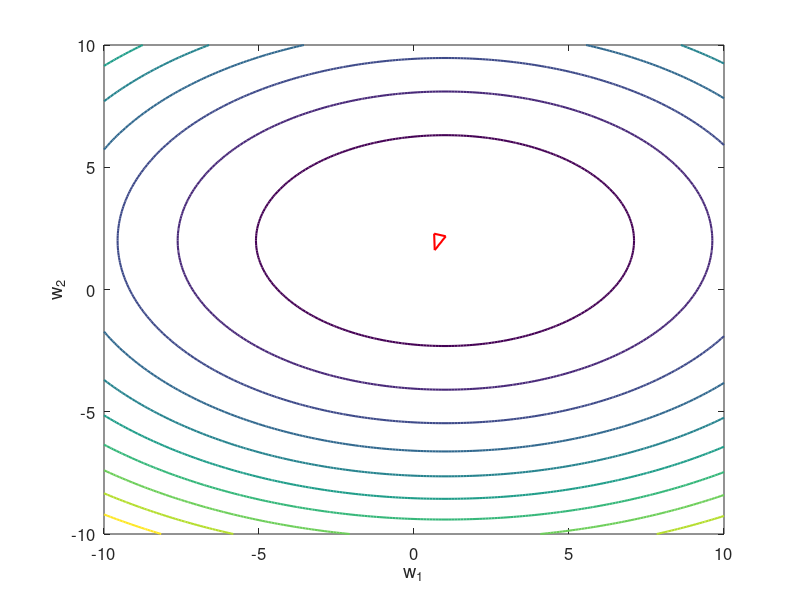

Reproduce this figure in MATLAB.
# Create a gif of the optimization process
# See https://www.mathworks.com/help/matlab/ref/imwrite.html

filename = 'algo_demo.gif';
DelayTime = 1; # Time in seconds for each plot in the GIF
f = figure;

minW = -10;
maxW = 10;
step_size=0.1;
[W1,W2] = meshgrid(minW:step_size:maxW, minW:step_size:maxW);
E = W1.^2-2.*W1+1+2*(W2.^2-4.*W2+4);

num_simplexes = 13; # The number of iterations +1 for the initial simplex
size = 2; # The size of each vertex i.e. tje number of variables

X = zeros(num_simplexes,size+1+1); # +1 for size+1 vertices and +1 to replot the first  
Y = zeros(num_simplexes,size+1+1); # +1 for size+1 vertices and +1 to replot the first  

# Pasted output from algo_demo.out
X(1,:)=[ -0.871277 -3.022596 -6.002734 -0.871277 ];
Y(1,:)=[ 7.176748 -4.819242 8.198514 7.176748 ];
X(2,:)=[ 0.080962 -0.871277 -3.022596 0.080962 ];
Y(2,:)=[ -2.331127 7.176748 -4.819242 -2.331127 ];
X(3,:)=[ -1.708877 0.080962 -0.871277 -1.708877 ];
Y(3,:)=[ -1.198216 -2.331127 7.176748 -1.198216 ];
X(4,:)=[ -0.842618 -1.708877 0.080962 -0.842618 ];
Y(4,:)=[ 2.706038 -1.198216 -2.331127 2.706038 ];
X(5,:)=[ -0.842618 -2.632456 -1.708877 -0.842618 ];
Y(5,:)=[ 2.706038 3.838950 -1.198216 2.706038 ];
X(6,:)=[ -0.842618 -1.723207 -2.632456 -0.842618 ];
Y(6,:)=[ 2.706038 1.037139 3.838950 2.706038 ];
X(7,:)=[ -0.842618 -0.608140 -1.723207 -0.842618 ];
Y(7,:)=[ 2.706038 0.887908 1.037139 2.706038 ];
X(8,:)=[ 0.272449 -0.842618 -0.608140 0.272449 ];
Y(8,:)=[ 2.556807 2.706038 0.887908 2.556807 ];
X(9,:)=[ 0.272449 -0.446612 -0.842618 0.272449 ];
Y(9,:)=[ 2.556807 1.759666 2.706038 2.556807 ];
X(10,:)=[ 0.668454 0.272449 -0.446612 0.668454 ];
Y(10,:)=[ 1.610434 2.556807 1.759666 1.610434 ];
X(11,:)=[ 0.668454 1.387516 0.272449 0.668454 ];
Y(11,:)=[ 1.610434 2.407576 2.556807 1.610434 ];
X(12,:)=[ 0.650217 0.668454 1.387516 0.650217 ];
Y(12,:)=[ 2.282906 1.610434 2.407576 2.282906 ];
X(13,:)=[ 1.023426 0.650217 0.668454 1.023426 ];
Y(13,:)=[ 2.177123 2.282906 1.610434 2.177123 ];
X(14,:)=[ 1.023426 0.752638 0.650217 1.023426 ];
Y(14,:)=[ 2.177123 1.920225 2.282906 2.177123 ];
X(15,:)=[ 1.006939 1.023426 0.752638 1.006939 ];
Y(15,:)=[ 1.931558 2.177123 1.920225 1.931558 ];
X(16,:)=[ 1.006939 0.883910 1.023426 1.006939 ];
Y(16,:)=[ 1.931558 1.987283 2.177123 1.931558 ];
X(17,:)=[ 1.006939 0.984425 0.883910 1.006939 ];
Y(17,:)=[ 1.931558 2.068272 1.987283 1.931558 ];
X(18,:)=[ 1.051568 1.006939 0.984425 1.051568 ];
Y(18,:)=[ 2.006231 1.931558 2.068272 2.006231 ];

for i = 1:num_simplexes    
      
      contour(W1, W2, E, 'linewidth',1.5);
      xlabel("w_1");
      ylabel("w_2");
      set(gca, "fontsize", 12)
      hold on;
      plot(X(i,:),Y(i,:), 'r','linewidth',1.5)
      hold off;
      drawnow
                  
      frame = getframe(f);      
      im = frame2im(frame);     
      [imind,cm] = rgb2ind(im); 
      if i == 1;          
          imwrite(imind,cm,filename,'gif','DelayTime', DelayTime , 'Compression' , 'lzw');
      else
          imwrite(imind,cm,filename,'gif','WriteMode','append','DelayTime', DelayTime , 'Compression' , 'lzw');
      end
end